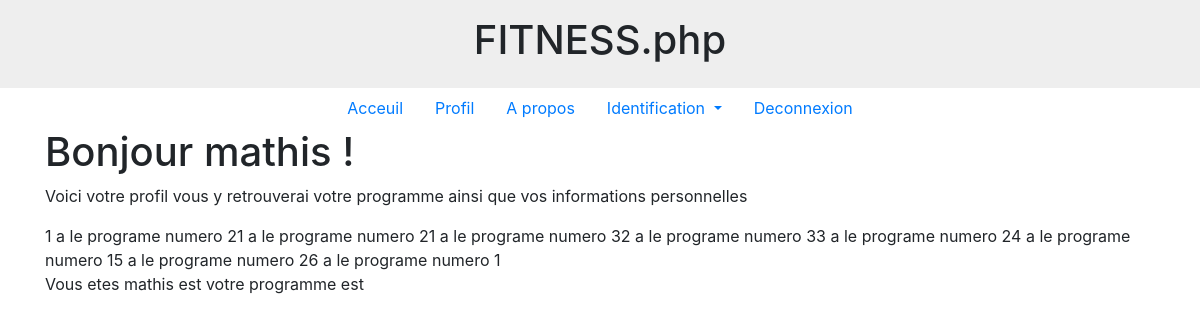
The app's page /profil.php (signed in) with its own data.
### tables this page shows
CREATE TABLE IF NOT EXISTS `assos_user_prog` (
  `id_user` int(11) NOT NULL,
  `id_prog` int(11) NOT NULL,
  KEY `id_user` (`id_user`,`id_prog`),
  KEY `id_prog` (`id_prog`)
);

### programme.php (the view, shortened to what this page needs)
<?php
class programme
{
    public function AfficheProg($prog)
    {
        $BddPhpexo = new PDO('mysql:host=localhost; dbname=applisportive; charset=utf8', 'root', '');
        $requete = $BddPhpexo->query('SELECT `id_user`,`id_prog` FROM `assos_user_prog`');
        while ($resultat = $requete->fetch()) {
            echo  $resultat['id_user'];
            echo  " a le programe numero " . $resultat['id_prog'];
        }
    }
}
?>

### records on screen
assos_user_prog: id_user "1", id_prog "2"
assos_user_prog: id_user "1", id_prog "2"
assos_user_prog: id_user "1", id_prog "3"
assos_user_prog: id_user "2", id_prog "3"
assos_user_prog: id_user "3", id_prog "2"
assos_user_prog: id_user "4", id_prog "1"
assos_user_prog: id_user "5", id_prog "2"
assos_user_prog: id_user "6", id_prog "1"

### other values on screen
$_SESSION['pseudo'] "mathis"
